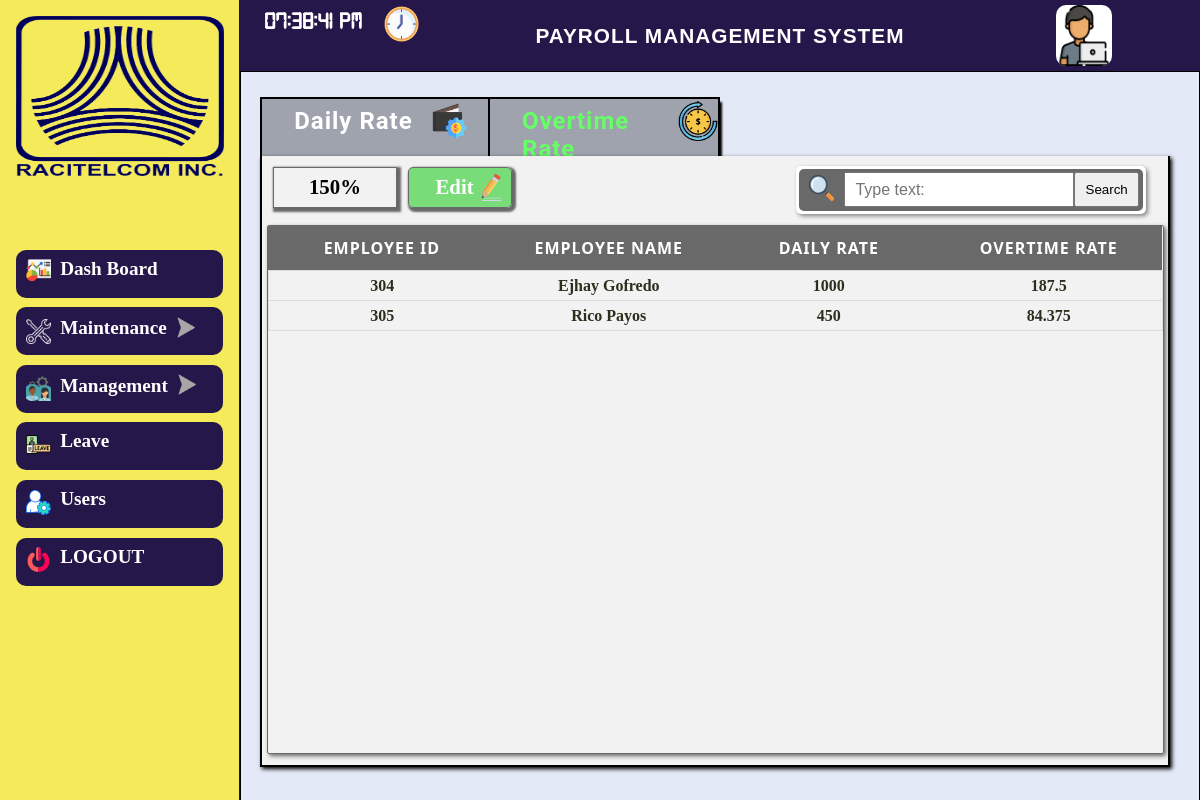
The app's page /admin-side/management/ot_layout.php with its own data.
### tables this page shows
CREATE TABLE `tbl_company_information` (
  `ID` int(11) NOT NULL,
  `LOGO` varchar(200) NOT NULL,
  `System_Name` varchar(30) NOT NULL,
  `Company_Name` varchar(30) NOT NULL,
  `State` varchar(20) NOT NULL,
  `City` varchar(20) NOT NULL,
  `Zipcode` varchar(10) NOT NULL,
  `Street` varchar(20) NOT NULL,
  `Building_Number` varchar(10) NOT NULL
);

CREATE TABLE `tbl_rate` (
  `id` int(11) NOT NULL,
  `Ot_Rate` int(11) NOT NULL
);

CREATE TABLE `tbl_personal_information` (
  `Personal_ID` int(11) NOT NULL,
  `Employees_ID` int(11) NOT NULL,
  `Last_Name` varchar(255) NOT NULL,
  `First_Name` varchar(255) NOT NULL,
  `Middle_Name` varchar(255) NOT NULL,
  `Birth_Date` date NOT NULL,
  `Email` varchar(255) NOT NULL,
  `Contact_Number` varchar(111) NOT NULL,
  `Zip_Code` varchar(255) NOT NULL,
  `Province` varchar(255) NOT NULL,
  `City` varchar(255) NOT NULL,
  `Street` varchar(255) NOT NULL,
  `Suffix` varchar(255) NOT NULL,
  `Status` varchar(255) NOT NULL,
  `Gender` varchar(255) NOT NULL
);

CREATE TABLE `tbl_employees_information` (
  `Employees_ID` int(11) NOT NULL,
  `Employee_Image` varchar(255) NOT NULL,
  `Hire_Date` date NOT NULL,
  `Daily_Rate` int(11) NOT NULL,
  `Schedule_ID` int(11) NOT NULL,
  `Position_ID` int(11) NOT NULL,
  `Department_ID` int(11) NOT NULL,
  `Employee_Types` varchar(20) NOT NULL
);

### admin-side/admin-layout/top_nav_read.php (called while the page is built, shortened)
<?php
      include "../../connection/connection.php";
       $select_title = "SELECT * FROM tbl_company_information order by ID desc ";
       $query_title =mysqli_query($conn,$select_title);
       $res_title = mysqli_fetch_assoc($query_title);
 ?>

### admin-side/management/read.php (called while the page is built, shortened)
<?php
	include "../../connection/connection.php";
	$sql = "SELECT * FROM (SELECT Employees_ID , First_Name,Last_Name FROM tbl_personal_information) tbl_personal_information
	JOIN (SELECT Employees_ID,Daily_Rate FROM tbl_employees_information ) tbl_employees_information
	ON tbl_employees_information.Employees_ID = tbl_personal_information.Employees_ID
	";
	$ot_rate = mysqli_query($conn,$sql);
	$res_ot_rate=mysqli_fetch_assoc($ot_rate);
								$select_rate = "SELECT id,Ot_Rate FROM `tbl_rate` where id = 1 ";
								$query_rate = mysqli_query($conn,$select_rate);
								$res_rate = mysqli_fetch_assoc($query_rate);
								$ot = $res_rate['Ot_Rate'];
?>

### admin-side/management/ot_rate.php (the view, shortened to what this page needs)
<!DOCTYPE html>
<html>
<head>
	<link rel="stylesheet" type="text/css" href="basic_salary.css">
</head>
<body>
	<div class="background">
		<div class="div-background">
			<div class="home-content">
				<div class="box-payroll">
					<div class="payroll-nav-bar">
						<ul class="active" >
							<li ><a href="basic_salary_layout.php"   >Daily Rate</a> <img src="../../icons/setting.png" id="img_salary" > </li>
							<li><a href="ot_layout.php" style="color:#66ff66;"  >Overtime Rate</a><img id="img_history" src="../../icons/time-is-money.png"></li>
						</ul>
					</div>
					<div class="salary">
						<div class="salary-header">
							<div class="salary-header-left">
								<label><?php echo$res_rate['Ot_Rate'] . "%"; ?></label>
								<a href="edit_ot_rate_layout.php">Edit <img id="ot_edit" src="../../icons/edit.svg" ></a>
							</div>
							<div class="salary-header-right">
									<form method="POST" action="ot_layout.php">
									<div class="containter-search">
										<div class="containter-input-search">
										<img src="../../icons/search.svg" id="img_search">
										<input type="text" name="name" class="input" placeholder="Type text:">
										<input type="submit" name="search"  value="Search" class="search">
										</div>
									</div>
								</form>
							</div>
						</div>
						<div class="salary-body">
							<table class="payroll-table">
								<thead>
									<tr>
										<th>Employee ID</th>
										<th>Employee Name</th>
										<th>Daily Rate</th>
										<th>Overtime Rate</th>
								</thead>
								<tbody>
									<?php do { if(isset($res_ot_rate['Employees_ID'])){ ?>
									<tr>
										<td><?php echo $res_ot_rate['Employees_ID']; ?></td>
										<td><?php echo $res_ot_rate['First_Name']; ?> <?php echo $res_ot_rate['Last_Name']; ?></td>
										<td><?PHP echo $res_ot_rate['Daily_Rate']; ?></td>
										<td><?PHP echo ((($res_ot_rate['Daily_Rate']/8)/100)*$ot); ?></td>
									</tr>
								</tbody>
									<?php } }while($res_ot_rate=$ot_rate->fetch_assoc());  ?>
							</table>
						</div>
					</div>
				</div>
			</div>
		</div>
	</div>
</html>

### admin-side/admin-layout/top_nav.php (shortened to what this page needs)
<?php include"top_nav_read.php"; ?>
<!DOCTYPE html>
<html>
<head>
    <link rel="stylesheet" type="text/css" href="top_nav.css">
</head>
<body>
    <div class="top_div">
       <div class="clock">
           <p id="clock"></p><img src="../../icons/clock.png">
       </div>
       <div class="title1">
           <p><?php echo $res_title['System_Name']; ?></p>
       </div>
       <div class="user">
            <p><img src="../../icons/programmer.png"></p>
            <div class="type">
            </div>
       </div>
    </div>
</body>
</html>

### admin-side/settings/settings_layout.css (style rules this page uses)
* { padding: 0; margin: 0; box-sizing: border-box; }
html,body { position: relative; height: 100%; widows: 100%; }

### admin-side/admin-layout/top_side_bar.css (style rules this page uses)
* { padding: 0; margin: 0; box-sizing: border-box; }
html,body { position: relative; height: 100%; width: 100%; }

### admin-side/admin-layout/top_nav.css (style rules this page uses)
* { padding: 0; margin: 0; box-sizing: border-box; }
html,body { position: relative ; height: 100%; width: 100%; }
.top_div { position: relative; display: flex; flex-direction: row; height: 100%; width: 100%; background-color:#251749; }
.top_div .clock { position: relative; width: 25%; height: 100%; display: flex; flex-direction: row; }
.clock p { position: relative; height: 100%; width: 6em; font-size: 1.5em; color: white; font-weight: 600; padding-left: 1em; padding-top:.5em ; font-family: realtime-clock; }
.clock img { position: relative; height: 2.2em; width: 2.2em; top:.2em ; margin-top:.2em ; }
.top_div .title1 { position: relative; width: 50%; height: 100%; display: flex; justify-content: center; align-items: center; }
.title1 p { position: relative; font-size: 1.3em; text-transform: uppercase; letter-spacing: 1px; font-weight: 600; color: white; }
.top_div .user { position: relative; width: 25%; height: 100%; display: flex; flex-direction: row; }
.user img { position: relative; height: 85%; width: 3.5em; top: 5px; border-radius: 10px; margin-left: 6em; background: white; }
.user .type { position: relative; display: flex; flex-direction: column; }

### admin-side/management/ot_rate.php (style rules this page uses)
.payroll-nav-bar ul li:nth-child(1) { border-left: solid 2PX black; }

### records on screen
tbl_company_information: System_Name "PAYROLL MANAGEMENT SYSTEM"
tbl_rate: Ot_Rate "150"
tbl_personal_information: Employees_ID.Employees_ID "304", First_Name "Ejhay", Last_Name "Gofredo", Employees_ID.Daily_Rate "1000", (($res_ot_rate['Daily_Rate']/8)/100)*$ot "187.5"
tbl_personal_information: Employees_ID.Employees_ID "305", First_Name "Rico", Last_Name "Payos", Employees_ID.Daily_Rate "450", (($res_ot_rate['Daily_Rate']/8)/100)*$ot "84.375"
